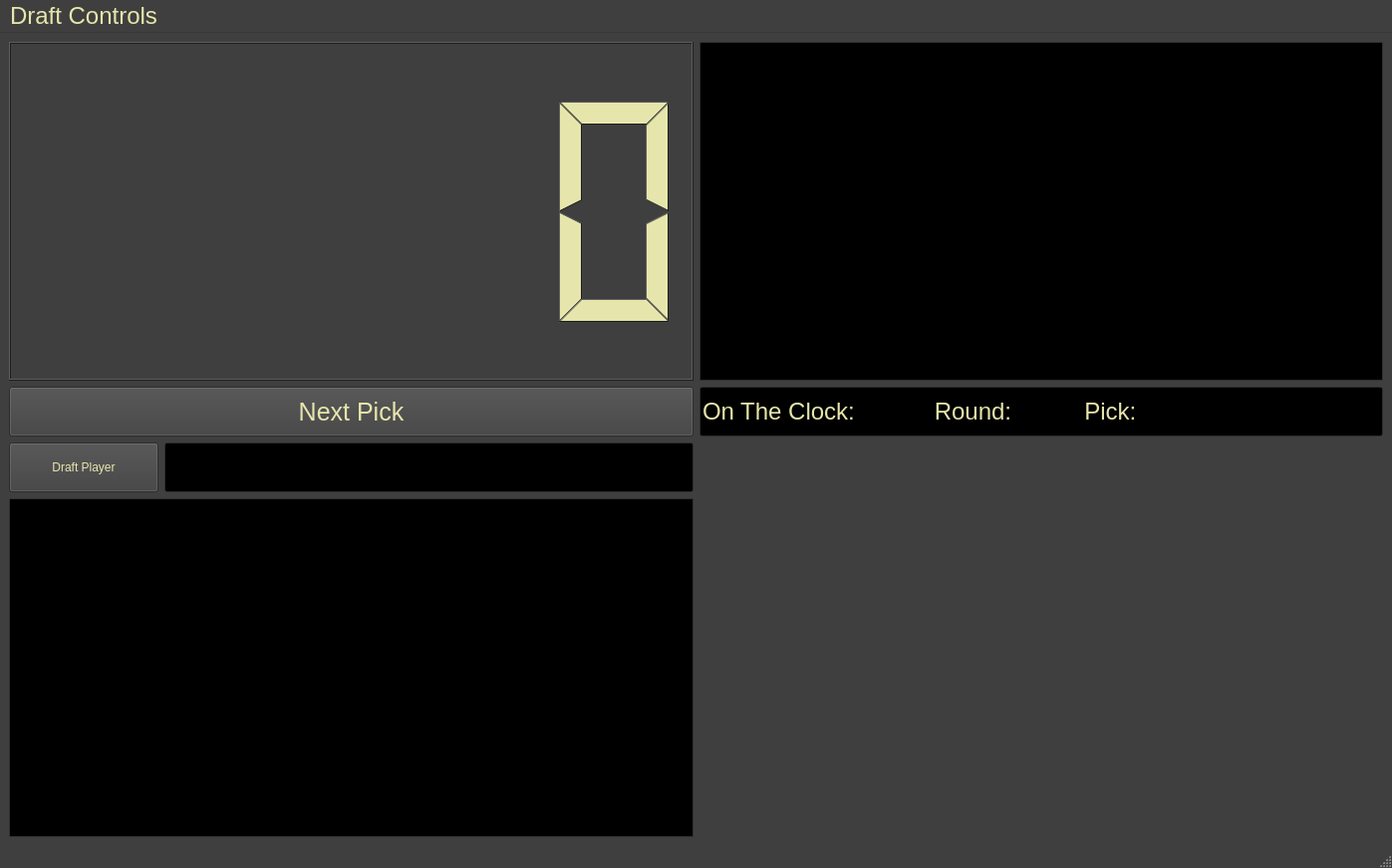
<?xml version="1.0" encoding="UTF-8"?>
<ui version="4.0">
 <class>MainWindow</class>
 <widget class="QMainWindow" name="MainWindow">
  <property name="geometry">
   <rect>
    <x>0</x>
    <y>0</y>
    <width>1397</width>
    <height>871</height>
   </rect>
  </property>
  <property name="palette">
   <palette>
    <active>
     <colorrole role="WindowText">
      <brush brushstyle="SolidPattern">
       <color alpha="255">
        <red>230</red>
        <green>230</green>
        <blue>172</blue>
       </color>
      </brush>
     </colorrole>
     <colorrole role="Button">
      <brush brushstyle="SolidPattern">
       <color alpha="255">
        <red>63</red>
        <green>63</green>
        <blue>63</blue>
       </color>
      </brush>
     </colorrole>
     <colorrole role="Light">
      <brush brushstyle="SolidPattern">
       <color alpha="255">
        <red>94</red>
        <green>94</green>
        <blue>94</blue>
       </color>
      </brush>
     </colorrole>
     <colorrole role="Midlight">
      <brush brushstyle="SolidPattern">
       <color alpha="255">
        <red>78</red>
        <green>78</green>
        <blue>78</blue>
       </color>
      </brush>
     </colorrole>
     <colorrole role="Dark">
      <brush brushstyle="SolidPattern">
       <color alpha="255">
        <red>31</red>
        <green>31</green>
        <blue>31</blue>
       </color>
      </brush>
     </colorrole>
     <colorrole role="Mid">
      <brush brushstyle="SolidPattern">
       <color alpha="255">
        <red>42</red>
        <green>42</green>
        <blue>42</blue>
       </color>
      </brush>
     </colorrole>
     <colorrole role="Text">
      <brush brushstyle="SolidPattern">
       <color alpha="255">
        <red>230</red>
        <green>230</green>
        <blue>172</blue>
       </color>
      </brush>
     </colorrole>
     <colorrole role="ButtonText">
      <brush brushstyle="SolidPattern">
       <color alpha="255">
        <red>230</red>
        <green>230</green>
        <blue>172</blue>
       </color>
      </brush>
     </colorrole>
     <colorrole role="Base">
      <brush brushstyle="SolidPattern">
       <color alpha="255">
        <red>0</red>
        <green>0</green>
        <blue>0</blue>
       </color>
      </brush>
     </colorrole>
     <colorrole role="Window">
      <brush brushstyle="SolidPattern">
       <color alpha="255">
        <red>63</red>
        <green>63</green>
        <blue>63</blue>
       </color>
      </brush>
     </colorrole>
     <colorrole role="AlternateBase">
      <brush brushstyle="SolidPattern">
       <color alpha="255">
        <red>42</red>
        <green>42</green>
        <blue>42</blue>
       </color>
      </brush>
     </colorrole>
    </active>
    <inactive>
     <colorrole role="WindowText">
      <brush brushstyle="SolidPattern">
       <color alpha="255">
        <red>230</red>
        <green>230</green>
        <blue>172</blue>
       </color>
      </brush>
     </colorrole>
     <colorrole role="Button">
      <brush brushstyle="SolidPattern">
       <color alpha="255">
        <red>63</red>
        <green>63</green>
        <blue>63</blue>
       </color>
      </brush>
     </colorrole>
     <colorrole role="Light">
      <brush brushstyle="SolidPattern">
       <color alpha="255">
        <red>94</red>
        <green>94</green>
        <blue>94</blue>
       </color>
      </brush>
     </colorrole>
     <colorrole role="Midlight">
      <brush brushstyle="SolidPattern">
       <color alpha="255">
        <red>78</red>
        <green>78</green>
        <blue>78</blue>
       </color>
      </brush>
     </colorrole>
     <colorrole role="Dark">
      <brush brushstyle="SolidPattern">
       <color alpha="255">
        <red>31</red>
        <green>31</green>
        <blue>31</blue>
       </color>
      </brush>
     </colorrole>
     <colorrole role="Mid">
      <brush brushstyle="SolidPattern">
       <color alpha="255">
        <red>42</red>
        <green>42</green>
        <blue>42</blue>
       </color>
      </brush>
     </colorrole>
     <colorrole role="Text">
      <brush brushstyle="SolidPattern">
       <color alpha="255">
        <red>230</red>
        <green>230</green>
        <blue>172</blue>
       </color>
      </brush>
     </colorrole>
     <colorrole role="ButtonText">
      <brush brushstyle="SolidPattern">
       <color alpha="255">
        <red>230</red>
        <green>230</green>
        <blue>172</blue>
       </color>
      </brush>
     </colorrole>
     <colorrole role="Base">
      <brush brushstyle="SolidPattern">
       <color alpha="255">
        <red>0</red>
        <green>0</green>
        <blue>0</blue>
       </color>
      </brush>
     </colorrole>
     <colorrole role="Window">
      <brush brushstyle="SolidPattern">
       <color alpha="255">
        <red>63</red>
        <green>63</green>
        <blue>63</blue>
       </color>
      </brush>
     </colorrole>
     <colorrole role="AlternateBase">
      <brush brushstyle="SolidPattern">
       <color alpha="255">
        <red>42</red>
        <green>42</green>
        <blue>42</blue>
       </color>
      </brush>
     </colorrole>
    </inactive>
    <disabled>
     <colorrole role="WindowText">
      <brush brushstyle="SolidPattern">
       <color alpha="255">
        <red>31</red>
        <green>31</green>
        <blue>31</blue>
       </color>
      </brush>
     </colorrole>
     <colorrole role="Button">
      <brush brushstyle="SolidPattern">
       <color alpha="255">
        <red>63</red>
        <green>63</green>
        <blue>63</blue>
       </color>
      </brush>
     </colorrole>
     <colorrole role="Light">
      <brush brushstyle="SolidPattern">
       <color alpha="255">
        <red>94</red>
        <green>94</green>
        <blue>94</blue>
       </color>
      </brush>
     </colorrole>
     <colorrole role="Midlight">
      <brush brushstyle="SolidPattern">
       <color alpha="255">
        <red>78</red>
        <green>78</green>
        <blue>78</blue>
       </color>
      </brush>
     </colorrole>
     <colorrole role="Dark">
      <brush brushstyle="SolidPattern">
       <color alpha="255">
        <red>31</red>
        <green>31</green>
        <blue>31</blue>
       </color>
      </brush>
     </colorrole>
     <colorrole role="Mid">
      <brush brushstyle="SolidPattern">
       <color alpha="255">
        <red>42</red>
        <green>42</green>
        <blue>42</blue>
       </color>
      </brush>
     </colorrole>
     <colorrole role="Text">
      <brush brushstyle="SolidPattern">
       <color alpha="255">
        <red>31</red>
        <green>31</green>
        <blue>31</blue>
       </color>
      </brush>
     </colorrole>
     <colorrole role="ButtonText">
      <brush brushstyle="SolidPattern">
       <color alpha="255">
        <red>31</red>
        <green>31</green>
        <blue>31</blue>
       </color>
      </brush>
     </colorrole>
     <colorrole role="Base">
      <brush brushstyle="SolidPattern">
       <color alpha="255">
        <red>63</red>
        <green>63</green>
        <blue>63</blue>
       </color>
      </brush>
     </colorrole>
     <colorrole role="Window">
      <brush brushstyle="SolidPattern">
       <color alpha="255">
        <red>63</red>
        <green>63</green>
        <blue>63</blue>
       </color>
      </brush>
     </colorrole>
     <colorrole role="AlternateBase">
      <brush brushstyle="SolidPattern">
       <color alpha="255">
        <red>42</red>
        <green>42</green>
        <blue>42</blue>
       </color>
      </brush>
     </colorrole>
    </disabled>
   </palette>
  </property>
  <property name="windowTitle">
   <string>MainWindow</string>
  </property>
  <widget class="QWidget" name="centralwidget">
   <layout class="QGridLayout" name="gridLayout_2">
    <item row="1" column="1">
     <widget class="QLineEdit" name="lineEdit">
      <property name="sizePolicy">
       <sizepolicy hsizetype="Expanding" vsizetype="Minimum">
        <horstretch>0</horstretch>
        <verstretch>0</verstretch>
       </sizepolicy>
      </property>
      <property name="minimumSize">
       <size>
        <width>300</width>
        <height>50</height>
       </size>
      </property>
      <property name="font">
       <font>
        <pointsize>18</pointsize>
       </font>
      </property>
      <property name="text">
       <string>On The Clock:            Round:           Pick:</string>
      </property>
     </widget>
    </item>
    <item row="0" column="0">
     <layout class="QGridLayout" name="gridLayout">
      <item row="0" column="0">
       <widget class="QLCDNumber" name="lcdNumber">
        <property name="sizePolicy">
         <sizepolicy hsizetype="Expanding" vsizetype="Expanding">
          <horstretch>0</horstretch>
          <verstretch>0</verstretch>
         </sizepolicy>
        </property>
        <property name="minimumSize">
         <size>
          <width>335</width>
          <height>230</height>
         </size>
        </property>
       </widget>
      </item>
     </layout>
    </item>
    <item row="1" column="0">
     <widget class="QPushButton" name="pushButton">
      <property name="minimumSize">
       <size>
        <width>0</width>
        <height>50</height>
       </size>
      </property>
      <property name="maximumSize">
       <size>
        <width>167777</width>
        <height>16777215</height>
       </size>
      </property>
      <property name="font">
       <font>
        <pointsize>19</pointsize>
       </font>
      </property>
      <property name="text">
       <string>Next Pick</string>
      </property>
     </widget>
    </item>
    <item row="0" column="1">
     <widget class="QListWidget" name="listWidget">
      <property name="sizePolicy">
       <sizepolicy hsizetype="Expanding" vsizetype="Expanding">
        <horstretch>0</horstretch>
        <verstretch>0</verstretch>
       </sizepolicy>
      </property>
      <property name="minimumSize">
       <size>
        <width>335</width>
        <height>230</height>
       </size>
      </property>
      <property name="font">
       <font>
        <pointsize>18</pointsize>
       </font>
      </property>
     </widget>
    </item>
    <item row="3" column="0">
     <widget class="QListWidget" name="listWidgetPlayers">
      <property name="minimumSize">
       <size>
        <width>687</width>
        <height>0</height>
       </size>
      </property>
      <property name="font">
       <font>
        <pointsize>14</pointsize>
       </font>
      </property>
     </widget>
    </item>
    <item row="3" column="1">
     <widget class="QLabel" name="label">
      <property name="text">
       <string/>
      </property>
     </widget>
    </item>
    <item row="2" column="0">
     <layout class="QHBoxLayout" name="horizontalLayout">
      <item>
       <widget class="QPushButton" name="pushButton_2">
        <property name="minimumSize">
         <size>
          <width>150</width>
          <height>50</height>
         </size>
        </property>
        <property name="text">
         <string>Draft Player</string>
        </property>
       </widget>
      </item>
      <item>
       <widget class="QLineEdit" name="lineEdit_2">
        <property name="minimumSize">
         <size>
          <width>0</width>
          <height>50</height>
         </size>
        </property>
       </widget>
      </item>
     </layout>
    </item>
   </layout>
  </widget>
  <widget class="QMenuBar" name="menubar">
   <property name="geometry">
    <rect>
     <x>0</x>
     <y>0</y>
     <width>1397</width>
     <height>33</height>
    </rect>
   </property>
   <property name="font">
    <font>
     <pointsize>18</pointsize>
    </font>
   </property>
   <widget class="QMenu" name="menuDraft_Controls">
    <property name="title">
     <string>Draft Controls</string>
    </property>
    <addaction name="actionStart_Draft"/>
    <addaction name="actionGenerate_Draft_Order"/>
    <addaction name="actionPause_Draft"/>
    <addaction name="actionResume_Draft"/>
   </widget>
   <addaction name="menuDraft_Controls"/>
  </widget>
  <widget class="QStatusBar" name="statusbar"/>
  <action name="actionStart_Draft">
   <property name="text">
    <string>Start Draft</string>
   </property>
  </action>
  <action name="actionGenerate_Draft_Order">
   <property name="text">
    <string>Generate Draft Order</string>
   </property>
  </action>
  <action name="actionPause_Draft">
   <property name="text">
    <string>Pause Draft</string>
   </property>
  </action>
  <action name="actionResume_Draft">
   <property name="text">
    <string>Resume Draft</string>
   </property>
  </action>
 </widget>
 <resources/>
 <connections/>
</ui>
